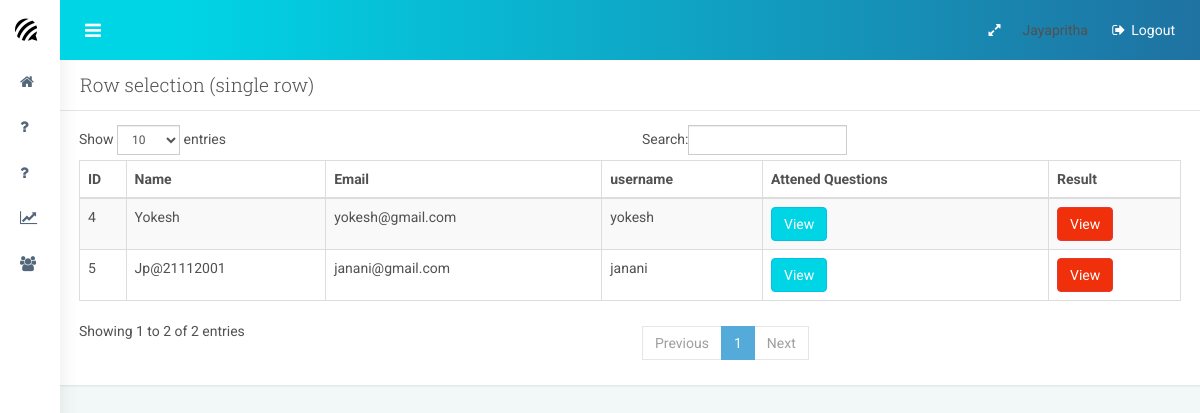
The page /examadmin/students/ (signed in) on the database as committed earlier.
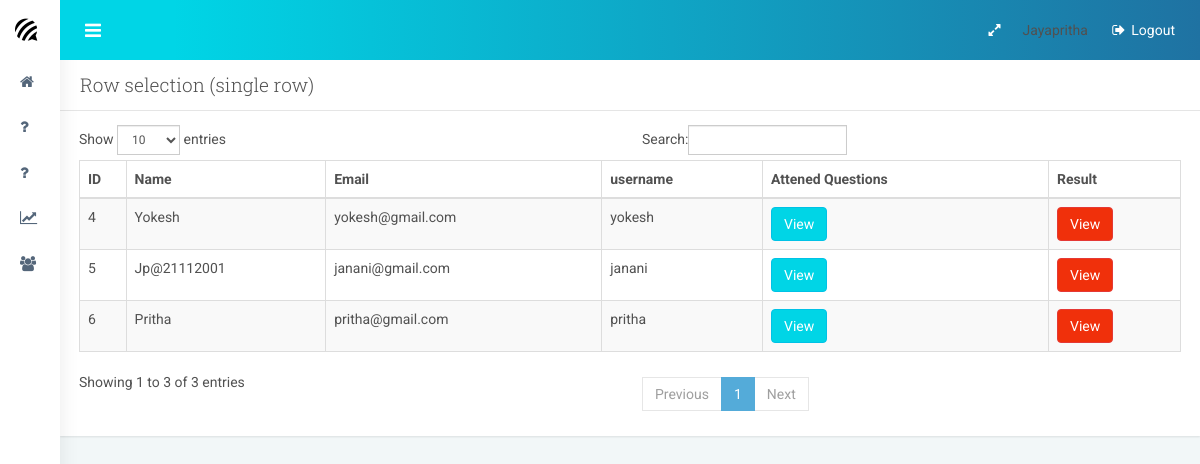
The same page on the database as committed later.
### accounts/models.py (models this page shows, shortened)
class User(AbstractBaseUser):
	email= models.CharField(verbose_name='email', max_length=150,unique=True)
	name=models.CharField(max_length=150,null=True)
	username=models.CharField(max_length=20,verbose_name='username',unique=True)
	subject=models.ForeignKey(Subject,on_delete=models.CASCADE,null=True,blank=True)
	date_joind=models.DateTimeField(verbose_name='date joind', auto_now_add=True)
	is_active = models.BooleanField(default=True)
	is_admin = models.BooleanField(default=False)
	is_staff=models.BooleanField(default=False)
	USERNAME_FIELD = 'username'
	REQUIRED_FIELDS = ['name','email']
	objects = UserManager()

### admin_dash/views.py (the view)
# urls.py: path('students/', views.students, name='student_list'),
@staff_member_required
def students(request):
    students=User.objects.filter(is_staff=False,is_admin=False)
    context={
        'stds':students
    }
    return render(request,'student_list.html',context)

### admin_dash/templates/student_list.html (shortened to what this page needs)
{% extends 'exam_admin_base.html' %}
{% block 'content' %}
<div class="panel">
    <div class="panel-heading">
        <h3 class="panel-title">Row selection (single row)</h3>
    </div>
    <div class="panel-body">
        <table id="datatable1" class="table table-striped table-bordered">
            <thead>
                <tr>
                    <th class="min-tablet">ID</th>
                    <th class="min-tablet">Name</th>
                    <th class="min-tablet">Email</th>
                    <th class="min-tablet">username</th>
                    <th class="min-tablet">Attened Questions</th>
                    <th class="min-desktop">Result</th>
                </tr>
            </thead>
            <tbody>
               {% for std in stds %}
                <tr>
                    <td>{{std.id}}</td>
                    <td>{{std.name}}</td>
                    <td>{{std.email}}</td>
                    <td>{{std.username}}</td>
                    <td><a href="{% url 'answerd_questions' std.id %}" class="btn btn-info">View</a><td><a href="{% url 'result' std.id %}" class="btn btn-danger">View</a>
                </tr>
                {% endfor %}
    </tbody>
        </table>
    </div>
</div>
{% endblock %}

Rows that differ between the two databases and show on the page:
added User: id "6", name "Pritha", email "pritha@gmail.com", username "pritha"
Other text that changed with them:
text written by a page script: "Show entries Search: Showing 1 to 2 of 2 entries Previous 1 Next" → "Show entries Search: Showing 1 to 3 of 3 entries Previous 1 Next"
